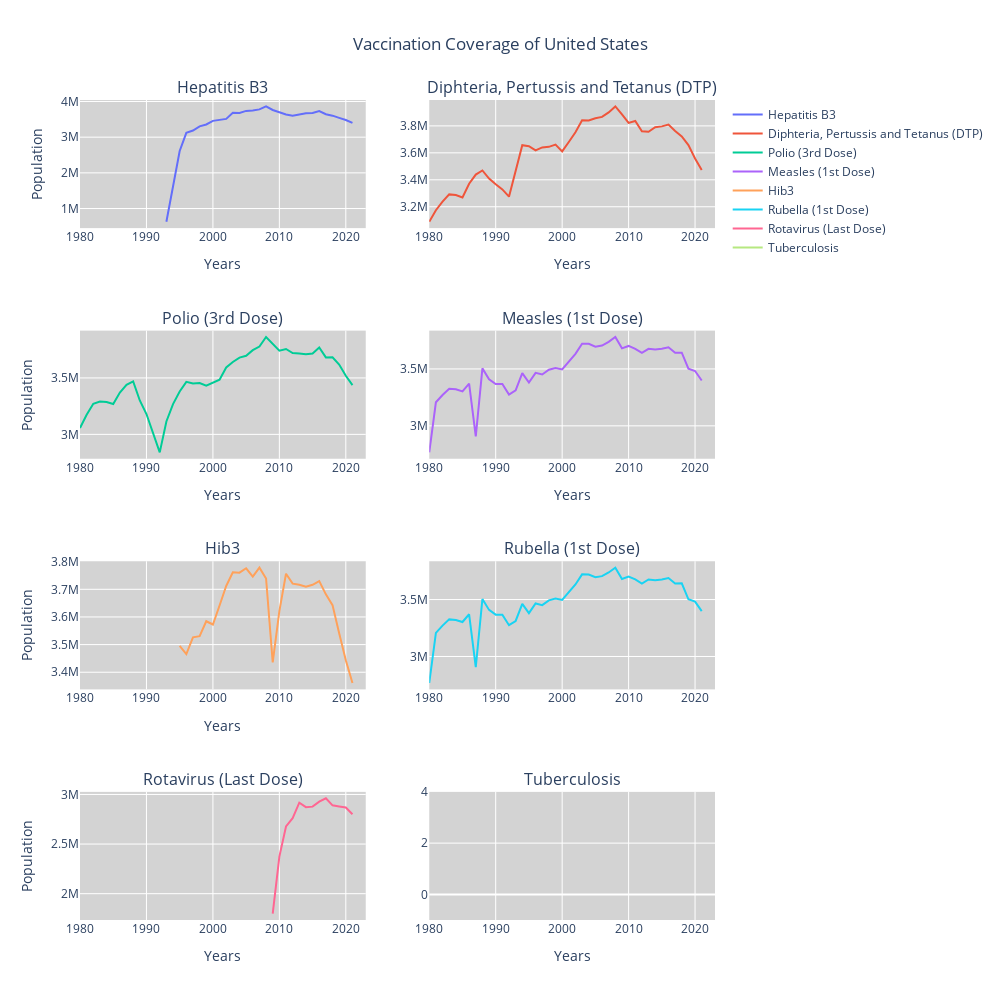

The notebook cell saved with this chart:
### Markdown cell above
### Graph 3: Subplots Displays Vaccination Coverage for Individual Countries & Continents

Subplots was created to separate the vaccinations data provide and display them on their individual charts. This data is still showing Vaccination Coverage for United States with the x-axis being years and the population being y-axis. Data show that the DTP vaccine being administer as early of 1980 compared to Polio(3rd Dose) that have later data because it is applied later. Both line graph still showing an increase as well.

### Code cell
def country_vaccination_types(frame,country):
    data = frame[frame['Country'] == country]
    filter_data = data[['Year', 'Country', 'Hepatitis B3', 'Diphteria, Pertussis and Tetanus (DTP)', 
                                        'Polio (3rd Dose)', 'Measles (1st Dose)', 'Hib3', 'Rubella (1st Dose)', 'Rotavirus (Last Dose)', 'Tuberculosis']]
    # Initalize figs w. subplots
    fig= make_subplots(rows=4, cols=2, 
                       subplot_titles=('Hepatitis B3', 'Diphteria, Pertussis and Tetanus (DTP)', 
                                        'Polio (3rd Dose)', 'Measles (1st Dose)', 'Hib3', 'Rubella (1st Dose)', 'Rotavirus (Last Dose)', 'Tuberculosis'),
                       )
    # Add Traces 
    fig.add_trace(go.Scatter(x=filter_data['Year'],
                                 y=filter_data['Hepatitis B3'],
                                 name='Hepatitis B3'
                             ),row=1,col=1)
    fig.add_trace(go.Scatter(
                         x=filter_data['Year'],
                         y= filter_data['Diphteria, Pertussis and Tetanus (DTP)'],
                         name= 'Diphteria, Pertussis and Tetanus (DTP)')
              ,row=1,col=2)
    fig.add_trace(go.Scatter(
                         x=filter_data['Year'],
                         y= filter_data[ 'Polio (3rd Dose)'],
                         name=  'Polio (3rd Dose)')
              ,row=2,col=1)
    fig.add_trace(go.Scatter(
                         x=filter_data['Year'],
                         y= filter_data['Measles (1st Dose)'],
                         name= 'Measles (1st Dose)')
              ,row=2,col=2)
    fig.add_trace(go.Scatter(
                         x=filter_data['Year'],
                         y= filter_data['Hib3'],
                         name= 'Hib3')
              ,row=3,col=1)
    fig.add_trace(go.Scatter(
                         x=filter_data['Year'],
                         y= filter_data['Rubella (1st Dose)'],
                         name= 'Rubella (1st Dose)')
              ,row=3,col=2)
    fig.add_trace(go.Scatter(
                         x=filter_data['Year'],
                         y= filter_data['Rotavirus (Last Dose)'],
                         name= 'Rotavirus (Last Dose)'), row=4, col=1)
    fig.add_trace(go.Scatter(
                         x=filter_data['Year'],
                         y= filter_data['Tuberculosis'],
                         name= 'Tuberculosis')
              ,row=4,col=2)
    # Update Xaxis + Y axis
    fig.update_xaxes(title_text="Years", row=1, col=1)
    fig.update_xaxes(title_text="Years",  row=1, col=2)
    fig.update_xaxes(title_text="Years",  row=2, col=1)
    fig.update_xaxes(title_text="Years",  row=2, col=2)
    fig.update_xaxes(title_text="Years",  row=3, col=1)
    fig.update_xaxes(title_text="Years",  row=4, col=1)
    fig.update_xaxes(title_text="Years",  row=4, col=2)

    fig.update_yaxes(title_text="Population", row=1, col=1)
    fig.update_yaxes(title_text="Population", row=2, col=1)
    fig.update_yaxes(title_text="Population", row=3, col=1)
    fig.update_yaxes(title_text="Population", row=4, col=1)
    fig.update_layout(height=1000, width=1000,
                  title={"text": f'Vaccination Coverage of {country}',
                         "x": 0.5,
                         "xanchor":"center"},
                  plot_bgcolor='#D3D3D3')
    return fig

fig = country_vaccination_types(df, 'United States')
show(fig)

### Figure 1 — Plotly figure (JSON) as saved in the notebook; plotly's stock layout.template omitted (floating-point values rounded to 4 significant figures)
{"data": [{"name": "Hepatitis B3", "type": "scatter", "x": [1980, 1981, 1982, 1983, 1984, 1985, 1986, 1987, 1988, 1989, 1990, 1991, 1992, 1993, 1994, 1995, 1996, 1997, 1998, 1999, 2000, 2001, 2002, 2003, 2004, 2005, 2006, 2007, 2008, 2009, 2010, 2011, 2012, 2013, 2014, 2015, 2016, 2017, 2018, 2019, 2020, 2021, 2022, 2023], "xaxis": "x", "y": [null, null, null, null, null, null, null, null, null, null, null, null, null, 630813, 1633992, 2611942, 3122705, 3185230, 3302838, 3355708, 3457447, 3484694, 3512558, 3681224, 3680192, 3735936, 3745682, 3778314, 3862256, 3762441, 3701763, 3636527, 3600554, 3636580, 3669906, 3676459, 3729570, 3641764, 3603292, 3540982, 3481403, 3398546, null, null], "yaxis": "y"}, {"name": "Diphteria, Pertussis and Tetanus (DTP)", "type": "scatter", "x": [1980, 1981, 1982, 1983, 1984, 1985, 1986, 1987, 1988, 1989, 1990, 1991, 1992, 1993, 1994, 1995, 1996, 1997, 1998, 1999, 2000, 2001, 2002, 2003, 2004, 2005, 2006, 2007, 2008, 2009, 2010, 2011, 2012, 2013, 2014, 2015, 2016, 2017, 2018, 2019, 2020, 2021, 2022, 2023], "xaxis": "x2", "y": [3089067, 3174228, 3237597, 3291762, 3286733, 3268853, 3370660, 3438586, 3469134, 3408943, 3367088, 3328541, 3274742, 3469474, 3657031, 3649036, 3617768, 3640263, 3644511, 3660772, 3611112, 3680464, 3752050, 3841277, 3840201, 3856451, 3866510, 3900195, 3944432, 3885130, 3822472, 3836336, 3760579, 3756467, 3789577, 3796343, 3809776, 3761823, 3722081, 3657718, 3557918, 3473239, null, null], "yaxis": "y2"}, {"name": "Polio (3rd Dose)", "type": "scatter", "x": [1980, 1981, 1982, 1983, 1984, 1985, 1986, 1987, 1988, 1989, 1990, 1991, 1992, 1993, 1994, 1995, 1996, 1997, 1998, 1999, 2000, 2001, 2002, 2003, 2004, 2005, 2006, 2007, 2008, 2009, 2010, 2011, 2012, 2013, 2014, 2015, 2016, 2017, 2018, 2019, 2020, 2021, 2022, 2023], "xaxis": "x3", "y": [3056889, 3174228, 3271322, 3291762, 3286733, 3268853, 3370660, 3438586, 3469134, 3300147, 3180028, 3018909, 2840740, 3114641, 3267985, 3380160, 3465441, 3450666, 3454693, 3431974, 3457447, 3484694, 3592389, 3641210, 3680192, 3695765, 3745682, 3778314, 3862256, 3803337, 3741999, 3756412, 3720573, 3716505, 3709796, 3716420, 3769673, 3681784, 3682485, 3618806, 3519661, 3435893, null, null], "yaxis": "y3"}, {"name": "Measles (1st Dose)", "type": "scatter", "x": [1980, 1981, 1982, 1983, 1984, 1985, 1986, 1987, 1988, 1989, 1990, 1991, 1992, 1993, 1994, 1995, 1996, 1997, 1998, 1999, 2000, 2001, 2002, 2003, 2004, 2005, 2006, 2007, 2008, 2009, 2010, 2011, 2012, 2013, 2014, 2015, 2016, 2017, 2018, 2019, 2020, 2021, 2022, 2023], "xaxis": "x4", "y": [2767289, 3207293, 3271322, 3325698, 3320617, 3302903, 3370660, 2906846, 3504898, 3408943, 3367088, 3367245, 3274742, 3311771, 3462508, 3380160, 3465441, 3450666, 3492657, 3508240, 3495863, 3563002, 3632304, 3721237, 3720194, 3695765, 3705406, 3737687, 3780081, 3680649, 3701763, 3676488, 3640561, 3676543, 3669906, 3676459, 3689467, 3641764, 3642888, 3502070, 3481403, 3398546, null, null], "yaxis": "y4"}, {"name": "Hib3", "type": "scatter", "x": [1980, 1981, 1982, 1983, 1984, 1985, 1986, 1987, 1988, 1989, 1990, 1991, 1992, 1993, 1994, 1995, 1996, 1997, 1998, 1999, 2000, 2001, 2002, 2003, 2004, 2005, 2006, 2007, 2008, 2009, 2010, 2011, 2012, 2013, 2014, 2015, 2016, 2017, 2018, 2019, 2020, 2021, 2022, 2023], "xaxis": "x5", "y": [null, null, null, null, null, null, null, null, null, null, null, null, null, null, null, 3495393, 3465441, 3526505, 3530620, 3584506, 3572695, 3641310, 3712135, 3761250, 3760196, 3776108, 3745682, 3778314, 3738993, 3435272, 3621290, 3756412, 3720573, 3716505, 3709796, 3716420, 3729570, 3681784, 3642888, 3540982, 3443146, 3361199, null, null], "yaxis": "y5"}, {"name": "Rubella (1st Dose)", "type": "scatter", "x": [1980, 1981, 1982, 1983, 1984, 1985, 1986, 1987, 1988, 1989, 1990, 1991, 1992, 1993, 1994, 1995, 1996, 1997, 1998, 1999, 2000, 2001, 2002, 2003, 2004, 2005, 2006, 2007, 2008, 2009, 2010, 2011, 2012, 2013, 2014, 2015, 2016, 2017, 2018, 2019, 2020, 2021, 2022, 2023], "xaxis": "x6", "y": [2767289, 3207293, 3271322, 3325698, 3320617, 3302903, 3370660, 2906846, 3504898, 3408943, 3367088, 3367245, 3274742, 3311771, 3462508, 3380160, 3465441, 3450666, 3492657, 3508240, 3495863, 3563002, 3632304, 3721237, 3720194, 3695765, 3705406, 3737687, 3780081, 3680649, 3701763, 3676488, 3640561, 3676543, 3669906, 3676459, 3689467, 3641764, 3642888, 3502070, 3481403, 3398546, null, null], "yaxis": "y6"}, {"name": "Rotavirus (Last Dose)", "type": "scatter", "x": [1980, 1981, 1982, 1983, 1984, 1985, 1986, 1987, 1988, 1989, 1990, 1991, 1992, 1993, 1994, 1995, 1996, 1997, 1998, 1999, 2000, 2001, 2002, 2003, 2004, 2005, 2006, 2007, 2008, 2009, 2010, 2011, 2012, 2013, 2014, 2015, 2016, 2017, 2018, 2019, 2020, 2021, 2022, 2023], "xaxis": "x7", "y": [null, null, null, null, null, null, null, null, null, null, null, null, null, null, null, null, null, null, null, null, null, null, null, null, null, null, null, null, null, 1799428, 2373956, 2677443, 2760425, 2917257, 2872100, 2877229, 2927512, 2961435, 2890553, 2879480, 2869288, 2801000, null, null], "yaxis": "y7"}, {"name": "Tuberculosis", "type": "scatter", "x": [1980, 1981, 1982, 1983, 1984, 1985, 1986, 1987, 1988, 1989, 1990, 1991, 1992, 1993, 1994, 1995, 1996, 1997, 1998, 1999, 2000, 2001, 2002, 2003, 2004, 2005, 2006, 2007, 2008, 2009, 2010, 2011, 2012, 2013, 2014, 2015, 2016, 2017, 2018, 2019, 2020, 2021, 2022, 2023], "xaxis": "x8", "y": [null, null, null, null, null, null, null, null, null, null, null, null, null, null, null, null, null, null, null, null, null, null, null, null, null, null, null, null, null, null, null, null, null, null, null, null, null, null, null, null, null, null, null, null], "yaxis": "y8"}], "layout": {"annotations": [{"font": {"size": 16}, "showarrow": false, "text": "Hepatitis B3", "x": 0.225, "xanchor": "center", "xref": "paper", "y": 1, "yanchor": "bottom", "yref": "paper"}, {"font": {"size": 16}, "showarrow": false, "text": "Diphteria, Pertussis and Tetanus (DTP)", "x": 0.775, "xanchor": "center", "xref": "paper", "y": 1, "yanchor": "bottom", "yref": "paper"}, {"font": {"size": 16}, "showarrow": false, "text": "Polio (3rd Dose)", "x": 0.225, "xanchor": "center", "xref": "paper", "y": 0.7188, "yanchor": "bottom", "yref": "paper"}, {"font": {"size": 16}, "showarrow": false, "text": "Measles (1st Dose)", "x": 0.775, "xanchor": "center", "xref": "paper", "y": 0.7188, "yanchor": "bottom", "yref": "paper"}, {"font": {"size": 16}, "showarrow": false, "text": "Hib3", "x": 0.225, "xanchor": "center", "xref": "paper", "y": 0.4375, "yanchor": "bottom", "yref": "paper"}, {"font": {"size": 16}, "showarrow": false, "text": "Rubella (1st Dose)", "x": 0.775, "xanchor": "center", "xref": "paper", "y": 0.4375, "yanchor": "bottom", "yref": "paper"}, {"font": {"size": 16}, "showarrow": false, "text": "Rotavirus (Last Dose)", "x": 0.225, "xanchor": "center", "xref": "paper", "y": 0.1562, "yanchor": "bottom", "yref": "paper"}, {"font": {"size": 16}, "showarrow": false, "text": "Tuberculosis", "x": 0.775, "xanchor": "center", "xref": "paper", "y": 0.1562, "yanchor": "bottom", "yref": "paper"}], "height": 1000, "plot_bgcolor": "#D3D3D3", "title": {"text": "Vaccination Coverage of United States", "x": 0.5, "xanchor": "center"}, "width": 1000, "xaxis": {"anchor": "y", "domain": [0, 0.45], "title": {"text": "Years"}}, "xaxis2": {"anchor": "y2", "domain": [0.55, 1], "title": {"text": "Years"}}, "xaxis3": {"anchor": "y3", "domain": [0, 0.45], "title": {"text": "Years"}}, "xaxis4": {"anchor": "y4", "domain": [0.55, 1], "title": {"text": "Years"}}, "xaxis5": {"anchor": "y5", "domain": [0, 0.45], "title": {"text": "Years"}}, "xaxis6": {"anchor": "y6", "domain": [0.55, 1]}, "xaxis7": {"anchor": "y7", "domain": [0, 0.45], "title": {"text": "Years"}}, "xaxis8": {"anchor": "y8", "domain": [0.55, 1], "title": {"text": "Years"}}, "yaxis": {"anchor": "x", "domain": [0.8438, 1], "title": {"text": "Population"}}, "yaxis2": {"anchor": "x2", "domain": [0.8438, 1]}, "yaxis3": {"anchor": "x3", "domain": [0.5625, 0.7188], "title": {"text": "Population"}}, "yaxis4": {"anchor": "x4", "domain": [0.5625, 0.7188]}, "yaxis5": {"anchor": "x5", "domain": [0.2812, 0.4375], "title": {"text": "Population"}}, "yaxis6": {"anchor": "x6", "domain": [0.2812, 0.4375]}, "yaxis7": {"anchor": "x7", "domain": [0, 0.1562], "title": {"text": "Population"}}, "yaxis8": {"anchor": "x8", "domain": [0, 0.1562]}}}
